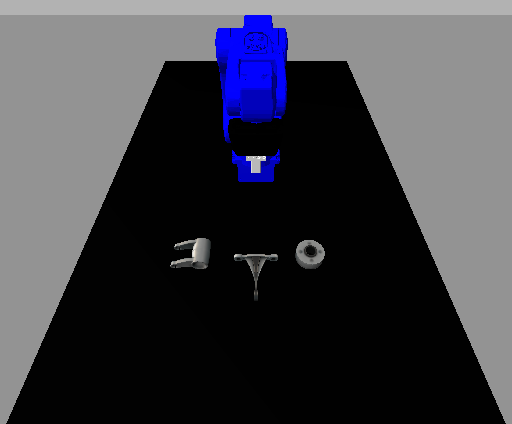
%> input picture Yaskawa_MotoMini_PickNPlace/Source/ObjectDetector/trainingData/image_00001.png, 512 x 424 px
$ octave addLabeltoImage.m   (GNU Octave 9; MATLAB toolbox functions it lacks are replaced by stand-ins)
%> lines starting %> are read from the running program, lines starting %| are printed output that depends on the picture; in (x1, y1, x2, y2) boxes, pixels count from 0 and x2, y2 are one past the last pixel; in counts of white or black regions, pixels touching at a corner belong together; the program's own positions count from 1
%function image_label = addLabeltoImage(image_raw)
clear all force; close all; clc;
image_raw = imread("trainingData/image_00001.png");
%> image_raw is the input picture: size 424x512x3 uint8; mean R, G, B 64.4, 64.4, 71.9
%figure, imshow(image_raw)

labels = ["arm_part" "disk_part" "t_brace_part"]';
LABEL_ARM = 1;
LABEL_DISK = 2;
LABEL_BRACE = 3;

predict_labels = ["t_brace_part" "disk_part" "arm_part"]';
predict_labels_int = [0 0 0];

for k = 1:numel(predict_labels)
    if strcmp(predict_labels(k),"arm_part")
    	predict_labels_int(k) = LABEL_ARM;
    elseif strcmp(predict_labels(k),"disk_part")
    	predict_labels_int(k) = LABEL_DISK;
    elseif strcmp(predict_labels(k),"t_brace_part")
    	predict_labels_int(k) = LABEL_BRACE;
    end
end

disp(predict_labels_int)

% image_label=image_raw;
%figure, imshow(image_label);
%saveas(image_label, "image_label.png")
index = 1;
% 怓晅偗昞帵
class_num = numel(labels);
cmaps = im2uint8(jet(class_num));
image_label = image_raw; %imread(gTruth.DataSource.Source{index});
bboxes = [179 236 50 48;
          277 232 55 47;
          225 245 52 63];
for k = 1: class_num
    if ~isempty(bboxes)
        image_label = insertObjectAnnotation(image_label,'rectangle',bboxes(k,:),labels(k),'Color',cmaps(k,:));
    end
end
%> this loop made 3 passes
%> pass 1, `image_label = insertObjectAnnotation(image_label,'rectangle',bboxes(k,..`:
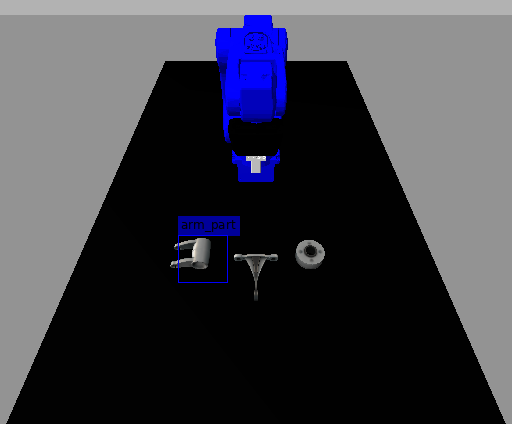
%> image_label: size 424x512x3 uint8; 0.64% of pixels changed, all inside (x1, y1, x2, y2) = (178, 216, 240, 283)
%> pass 2, `image_label = insertObjectAnnotation(image_label,'rectangle',bboxes(k,..`:
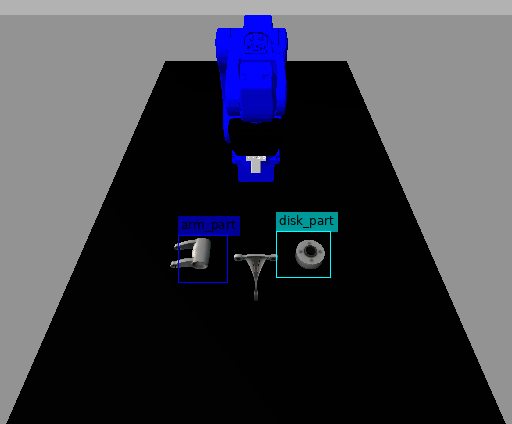
%> image_label: size 424x512x3 uint8; 1.27% of pixels changed, all inside (x1, y1, x2, y2) = (178, 212, 338, 283)
%> pass 3, `image_label = insertObjectAnnotation(image_label,'rectangle',bboxes(k,..`:
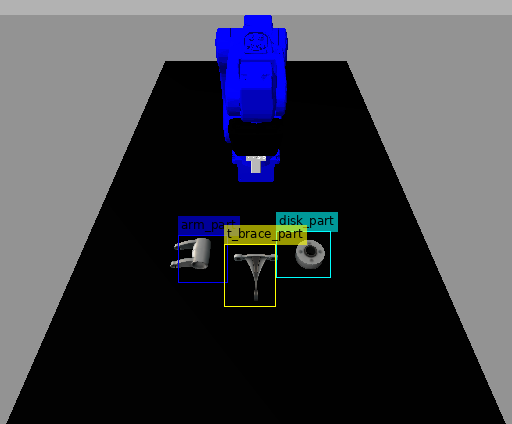
%> image_label: size 424x512x3 uint8; 1.93% of pixels changed, all inside (x1, y1, x2, y2) = (178, 212, 338, 307)

figure, imshow(image_label);
